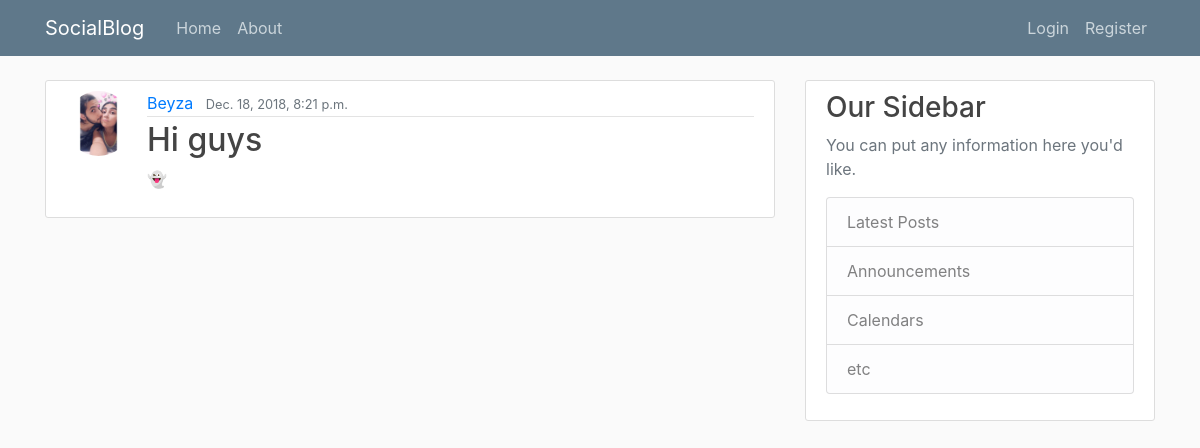
The page /post/26/ on the database its author committed.
### socialblog/models.py (models this page shows, shortened)
class Post(models.Model):
    title = models.CharField(max_length=100)
    content = models.TextField()
    date_posted = models.DateTimeField(default=timezone.now)
    author = models.ForeignKey(User, on_delete=models.CASCADE)

### users/models.py (models this page shows, shortened)
class Profile(models.Model):
    user = models.OneToOneField(User,on_delete=models.CASCADE)
    image = models.ImageField(default='default.jpg',upload_to='profile_pics')

### socialblog/views.py (the view)
# urls.py: path('post/<int:pk>/', PostDetailView.as_view(), name ="post-detail"),
class PostDetailView(DetailView):
    model = Post

### socialblog/templates/socialblog/post_detail.html (shortened to what this page needs)
{% extends "socialblog/base_layout.html" %}
{% block content %}
        <article class="media content-section">
            <img class="rounded-circle article-img" src="{{ object.author.profile.image.url }}">
            <div class="media-body">
                <div class="article-metadata">
                    <a class="mr-2" href="{% url 'user-posts' post.author.username %}">{{ object.author }}</a>
                    <small class="text-muted">{{ object.date_posted }}</small>
                </div>
                <h2 class="article-title">{{ object.title }}</h2>
                <p class="article-content">{{ object.content }}</p>
            </div>
        </article>
{% endblock content %}

### socialblog/static/socialblog/main.css (style rules this page uses)
body { background: #fafafa; color: #333333; margin-top: 5rem; }
h1, h2, h3, h4, h5, h6 { color: #444444; }
.content-section { background: #ffffff; padding: 10px 20px; border: 1px solid #dddddd; border-radius: 3px; margin-bottom: 20px; }
.article-title { color: #444444; }
.article-content { word-break: break-all; white-space: normal; }
.article-img { height: 65px; width: 65px; margin-right: 16px; }
.article-metadata { padding-bottom: 1px; margin-bottom: 4px; border-bottom: 1px solid #e3e3e3 }

### rows shown on the page
Post: author.profile.image (picture), author "Beyza", date_posted "Dec. 18, 2018, 8:21 p.m.", title "Hi guys", content "👻"
